Frame 1 (no input): blank canvas, image omitted
Frame 60 (the mouse pressed at the canvas centre just before this capture): blank canvas, image omitted
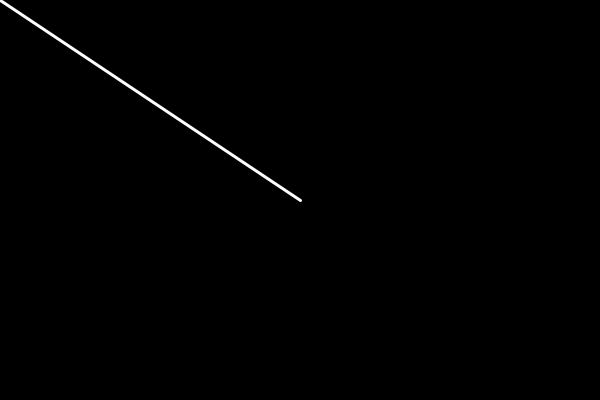
Frame 120 (the mouse held since frame 60 and released just before this capture)

The Processing sketch whose frames 1 and 60 were blank and that drew this single picture after the mouse press (run headless with seeded random() and noise(); from frame 60 on, the mouse is pressed at the canvas centre):

// Processing sketch: w15_key
// ── w15_key.pde
int[] xvals;
int[] yvals;
int MAX_POINTS = 1000;
int numPoints;

void setup() {
  size(600, 400);
  xvals = new int[MAX_POINTS];
  yvals = new int[MAX_POINTS];
  numPoints = 0;
}//setup

void draw() {
  background(0);
  drawLines(xvals, yvals);
}//draw

void drawLines(int[] xs, int[] ys) {
  stroke(255);
  strokeWeight(3);
  for (int i = 1; i < numPoints+1; i++) {
    line(xs[i-1], ys[i-1], xs[i], ys[i]);
  }//for
}//drawLines

void mousePressed() {
  numPoints++;
  xvals[numPoints] = mouseX;
  yvals[numPoints] = mouseY;
}//mousePressed

void keyPressed() {
  if (key == 'c') {
    numPoints = 0;
  }
  if (key == CODED) {
    if (keyCode == UP) {
      moveLines(xvals, yvals, 0, -1);
    }
    if (keyCode == DOWN) {
      moveLines(xvals, yvals, 0, 1);
    }
    if (keyCode == LEFT) {
      moveLines(xvals, yvals, -1, 0);
    }
    if (keyCode == RIGHT) {
      moveLines(xvals, yvals, 1, 0);
    }
  }
}//keyPressed

void moveLines(int[] xs, int[] ys, int xMod, int yMod) {
  for (int i = 0; i < numPoints + 1; i++) {
    xs[i]+= xMod;
    ys[i]+= yMod;
  }
}
